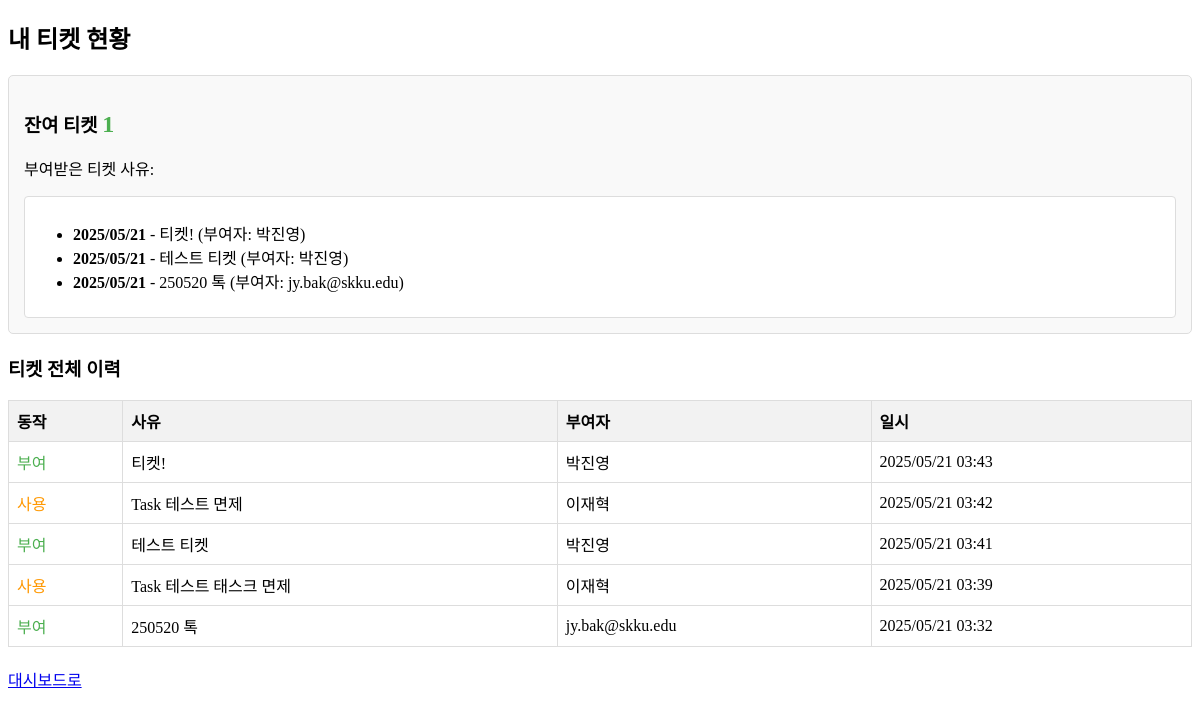
The app's page /ticket/my (signed in), older data.
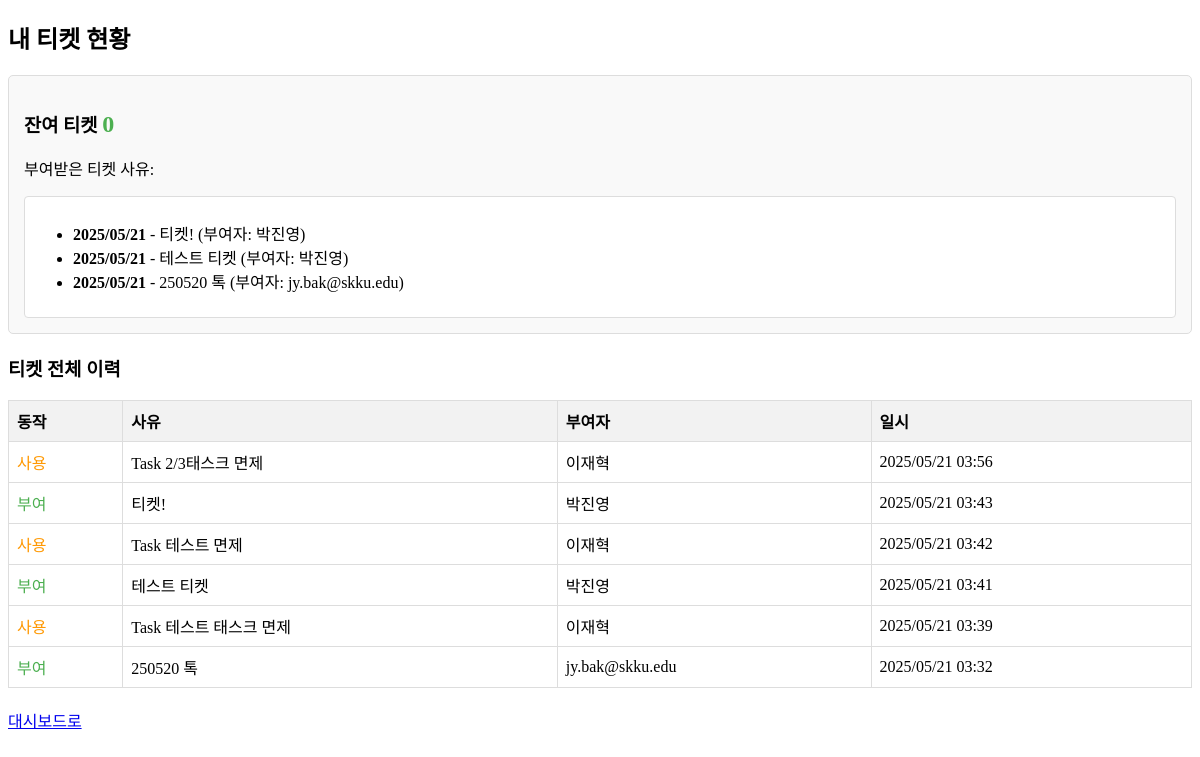
The same page, newer data.
### models.py (models this page shows)
class Ticket(db.Model):
    id = db.Column(db.Integer, primary_key=True)
    user_id = db.Column(db.Integer, db.ForeignKey('user.id'), nullable=False)
    type = db.Column(db.String(20), nullable=False)  # 'grant', 'revoke', 'use'
    reason = db.Column(db.String(200), nullable=False)
    created_by = db.Column(db.String(120), nullable=False)  # 이메일 또는 이름
    created_at = db.Column(db.DateTime, server_default=db.func.now())
    user = db.relationship('User', backref=db.backref('tickets', lazy=True))

### app.py (the view)
@app.route('/ticket/my')
@login_required
def my_ticket():
    tickets = Ticket.query.filter_by(user_id=current_user.id).order_by(Ticket.created_at.desc()).all()
    grant = sum(1 for t in tickets if t.type == 'grant')
    revoke = sum(1 for t in tickets if t.type == 'revoke')
    use = sum(1 for t in tickets if t.type == 'use')
    remain = grant - revoke - use
    grant_tickets = [t for t in tickets if t.type == 'grant']
    return render_template('ticket_my.html', tickets=tickets, remain=remain, grant_tickets=grant_tickets)

### app.py (called while the page is built)
@login_manager.user_loader
def load_user(user_id):
    return User.query.get(int(user_id))

### templates/ticket_my.html (shortened to what this page needs)
<!DOCTYPE html>
<html lang="ko">
<head>
</head>
<body>
    <h2>내 티켓 현황</h2>
    <div class="ticket-box">
        <h3>잔여 티켓 <span class="ticket-count">{{ remain }}</span></h3>
        {% if grant_tickets %}
        <p>부여받은 티켓 사유:</p>
        <div class="ticket-detail">
            <ul>
                {% for ticket in grant_tickets %}
                <li>
                    <strong>{{ ticket.created_at.strftime('%Y/%m/%d') }}</strong> -
                    {{ ticket.reason }} (부여자: {{ ticket.created_by }})
                </li>
                {% endfor %}
            </ul>
        </div>
        {% endif %}
    </div>
    <h3>티켓 전체 이력</h3>
    <table>
        <tr>
            <th>동작</th><th>사유</th><th>부여자</th><th>일시</th>
        </tr>
        {% for ticket in tickets %}
        <tr>
            <td class="{% if ticket.type == 'grant' %}grant{% elif ticket.type == 'revoke' %}revoke{% else %}use{% endif %}">
                {{ '부여' if ticket.type == 'grant' else '회수' if ticket.type == 'revoke' else '사용' }}
            </td>
            <td>{{ ticket.reason }}</td>
            <td>{{ ticket.created_by }}</td>
            <td>{{ ticket.created_at.strftime('%Y/%m/%d %H:%M') }}</td>
        </tr>
        {% endfor %}
    </table>
    <p><a href="/dashboard">대시보드로</a></p>
</body>
</html>

Row changes from the older to the newer data that the page shows:
added Ticket: type "사용", reason "Task 2/3태스크 면제", created_by "이재혁", created_at "2025/05/21 03:56", shown under "티켓 전체 이력"
Text that changed along with them:
{{ remain }}: "1" → "0"
